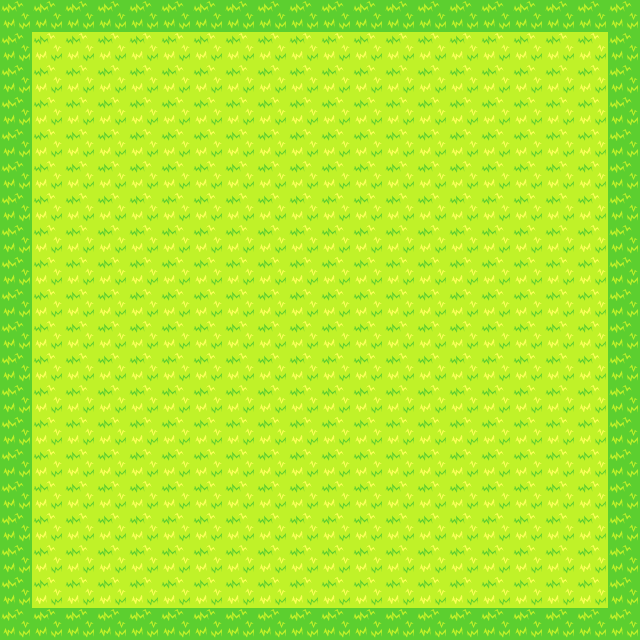

Tiled map render using the project's own tile images. Description and the map definition, with tile-layer contents summarised, below:
An orthogonal 20x20 tile map with 32x32 px tiles, 1 tile layer (layer0).

<map version="1.4" tiledversion="1.4.3" orientation="orthogonal" renderorder="right-down" width="20" height="20" tilewidth="32" tileheight="32" infinite="0" nextlayerid="2" nextobjectid="1">
 <tileset firstgid="1" name="sprites" tilewidth="32" tileheight="32" tilecount="21" columns="7">
  <image source="sprites.png" width="250" height="123" />
 </tileset>
 <layer id="1" name="layer0" width="20" height="20">
  <data>[400 cells, 400 non-empty, 2 distinct tile ids]</data>
 </layer>
</map>
